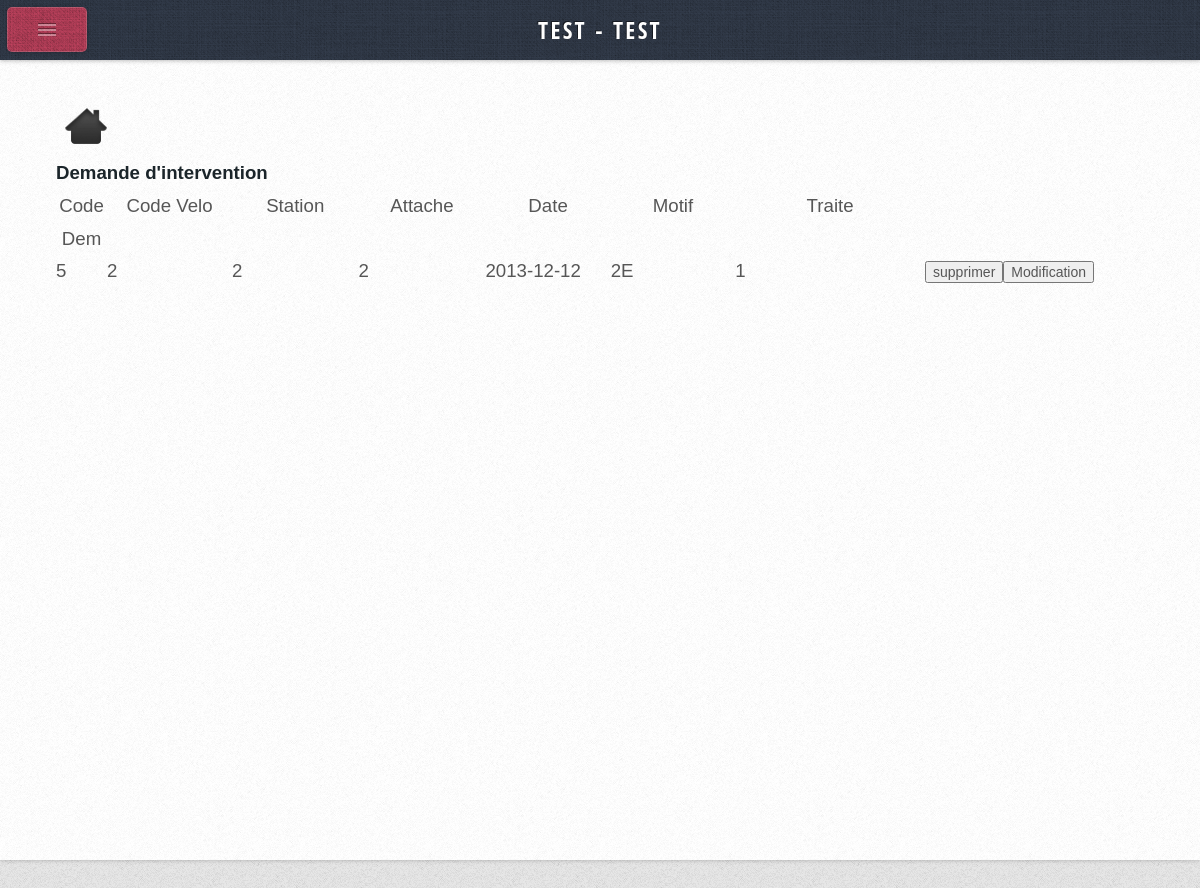
Screenshot of /index.php?page=listeDemandeFiche&variable=5 (signed in) with the database file from the repository.
### tables this page shows
CREATE TABLE IF NOT EXISTS `DEMANDEINTER` (
  `DEMI_NUM` int(5) NOT NULL,
  `DEMI_VELO` char(5) NOT NULL,
  `DEMI_DATE` date DEFAULT NULL,
  `DEMI_TECHNICIEN` char(5) NOT NULL,
  `DEMI_MOTIF` varchar(50) DEFAULT NULL,
  `DEMI_TRAITE` char(1) DEFAULT NULL,
  `DEMI_STATION` varchar(10) NOT NULL,
  `DEMI_ATTACHE` varchar(3) NOT NULL,
  `DEMI_VALIDE` tinyint(1) NOT NULL,
  PRIMARY KEY (`DEMI_NUM`),
  KEY `CORRESPONDRE_FK` (`DEMI_VELO`),
  KEY `REDIGER_FK` (`DEMI_TECHNICIEN`)
);

CREATE TABLE IF NOT EXISTS `TECHNICIEN` (
  `TEC_MATRICULE` char(5) NOT NULL,
  `TEC_NOM` varchar(35) DEFAULT NULL,
  `TEC_PRENOM` varchar(35) DEFAULT NULL,
  `TEC_PWD` varchar(40) NOT NULL,
  `TEC_RESPONSABLE` tinyint(1) NOT NULL,
  PRIMARY KEY (`TEC_MATRICULE`)
);

### include/functions.inc.php (called while the page is built, shortened)
<?php
function utilisateur()
{
    $id = $_SESSION['id'];
    $sReq = " SELECT TEC_NOM, TEC_PRENOM, TEC_RESPONSABLE
                FROM TECHNICIEN
                WHERE TEC_MATRICULE='".$id."'";
    $rstPdt = mysql_query($sReq) ;
    $oUtilisateur = array() ;
    $Utilisateur = mysql_fetch_assoc($rstPdt);
    $oUtilisateur[1] =  $Utilisateur ;
    return ($oUtilisateur) ;
}
function listedemande2int($id)
{
    $sReq = " SELECT DEMI_NUM, DEMI_VELO, DEMI_ATTACHE, DEMI_STATION, DEMI_DATE, DEMI_MOTIF, DEMI_TRAITE
                FROM DEMANDEINTER
                WHERE DEMI_NUM='".$id."' AND DEMI_VALIDE=1 ";
    $rstPdt = mysql_query($sReq) ;
    $iNb = 0 ;
    $demande = array() ;
    while ($demande2 = mysql_fetch_assoc($rstPdt) ){
        $iNb = $iNb + 1 ;
        $demande[$iNb] =  $demande2 ;
    }
    return ($demande) ;
}
         ?>

### Pages/Demande/ListeFiche.php (the view)
<?php
if(isset($_SESSION['id'])) {
$id = $_GET['variable'];
?>
<html>
	<head>
	</head>
	<body>
		<a href="index.php"><img src="css/Home.png" border="0" align="center" width=60 height=60></img></a></br>
		<b>Demande d'intervention </b>
			<table border = 1 width="100%" >
				<tr>
					<th width="5%" >Code Dem</th>
					<th width="13%">Code Velo</th>
					<th width="13%">Station</th>
					<th width="13%">Attache</th>
					<th width="13%">Date</th>
					<th width="13%">Motif</th>
					<th width="20%">Traite</th>
				</tr>
					<form  action="<?php $_SERVER['PHP_SELF']; ?>" name="SuppDem" method="POST">
		<?php
			$demande = listedemande2int($id);
			foreach ($demande as $demandes)
				{
		?>
				<tr>
					<td><?php echo $demandes["DEMI_NUM"] ; $code = $demandes["DEMI_NUM"] ;?><input type="hidden"  value="<?= $code ?>" id="code" name="code"/></td>
					<td><?php echo $demandes["DEMI_VELO"]; ?></td>
					<td><?php echo $demandes["DEMI_STATION"]; ?></td>
					<td><?php echo $demandes["DEMI_ATTACHE"] ; ?></td>
					<td><?php echo $demandes["DEMI_DATE"] ; ?></td>
					<td><?php echo $demandes["DEMI_MOTIF"] ; ?></td>
					<td><?php echo $demandes["DEMI_TRAITE"] ;?></td>
					<td><a href="?page=listeDemandeSupp&variable=<?php print($demandes["DEMI_NUM"]) ?>"><input type="button" value="supprimer" onClick="if(confirm('Vous allez supprimer la demande choisie'))
							{
								submit();
							}
							else
	   						{
	   							return false;
	   						}
							" /></a></td>
					<td><a href="?page=listeDemandeModif&variable=<?php print($demandes["DEMI_NUM"]) ?>"><input type="button" value="Modification" onClick="if(confirm('Vous allez modifier la demande choisie'))
							{
								submit();
							}
							else
	   						{
	   							 return false;
							}
							" /></a></td>
				</tr>
		<?php
				}
		?>
					</form>
			</table>
	</body>
</html>
<?php
}
else{
header('Location:/Vlyon/Pages/connexion.php');
}
?>

### index.php (shortened to what this page needs)
<?php
	require_once('include/functions.inc.php');
	if(!isset($_SESSION['id'])) {
		include_once('Pages/connexion.php');
   }
   else{
?>
<html>
	<head>
		<link rel="stylesheet" href="css/style.css" />
	</head>
	<body class="left-sidebar">
		<div id="content">
			<div id="content-inner">
				<article class="is-post is-post-excerpt">
					<?php
					switch($_GET['page'])
					{
						case "listeDemandeFiche":
							$fichier = "Pages/Demande/ListeFiche.php";
							break ;
					}
						include($fichier);
					?>
				</article>
			</div>
		</div>
		<div id="sidebar">
			<div id="logo">
				<?php
				$utilisateur =utilisateur();
					foreach ($utilisateur as $utilisateurs)
				{
					echo strtoupper($utilisateurs["TEC_NOM"]);
					echo" - ";
					echo strtoupper($utilisateurs["TEC_PRENOM"]);
				}
				?>
			</div>
		</div>
	</body>
</html>
<?php
}
?>

### css/style.css (style rules this page uses)
* { -moz-box-sizing: border-box; -webkit-box-sizing: border-box; -o-box-sizing: border-box; -ms-box-sizing: border-box; box-sizing: border-box; }
body, input, textarea { font-family: 'Source Sans Pro', sans-serif; font-weight: 400; color: #565656; }
body { background-color: #e8e8e8; background-image: url('images/bg2.png'); }
a { color: #c94663; }
strong, b { font-weight: 700; color: #1b252a; }
table { width: 100%; }
p, ul, ol, dl, table { margin-bottom: 1em; }
section, article { margin-bottom: 3em; }
section > :last-child, article > :last-child { margin-bottom: 0; }
section:last-child, article:last-child { margin-bottom: 0; }
.is-post { position: relative; }
#sidebar { color: #929da4; text-shadow: -1px -1px 0px rgba(0,0,0,0.5); }
#content { position: relative; background-color: #fff; }
#content:after { content: ''; display: block; position: absolute; left: 0; top: 0; width: 100%; height: 100%; background-image: url('images/bg2.png'); opacity: 0.5; }
#content-inner { position: relative; z-index: 1; }

### css/style-desktop.css (style rules this page uses)
body { line-height: 1.75em; height: 100%; }
#logo { background-color: #c94663; background-image: url('images/bg1.png'); padding: 1.75em 0.5em 1.75em 0.5em; border-radius: 0.4em; text-align: center; box-shadow: inset 0px 0px 0px 1px rgba(255,255,255,0.15), 0 0.025em 0.15em 0em rgba(0,0,0,0.25); }
#content { height: 100%; width: 72,5%; box-shadow: 0 0 0.25em 0em rgba(0,0,0,0.25); }
#content-inner { max-width: 1038px; }
#sidebar { position: absolute; top: 0; padding: 3em 1.35em 1em 1.15em; height: 100%; width: 20%; background: #364050 url('images/bg1.png'); box-shadow: inset -0.1em 0em 0.35em 0em rgba(0,0,0,0.15); }
body.left-sidebar #sidebar { left: 0; }

### css/style-narrow.css (style rules this page uses)
body { min-width: 1000px; }
input, textarea { font-size: 10.5pt; }
body { font-size: 11pt; }
#content { padding: 2em 3em 6em 3em; }
body.left-sidebar #content { margin-left: 14em; }

### css/style-narrower.css (style rules this page uses)
body { min-width: 641px; font-size: 14pt; }
#logo { display: none; }
#content { margin-top: 60px; }
body.left-sidebar #content { margin-left: 0; }
#sidebar { width: auto; background: none; padding: 30px 20px 30px 20px; }

### rows the page displays
demandeinter: DEMI_NUM "5", DEMI_VELO "2", DEMI_STATION "2", DEMI_ATTACHE "2", DEMI_DATE "2013-12-12", DEMI_MOTIF "2E", DEMI_TRAITE "1"
technicien: TEC_NOM "TEST", TEC_PRENOM "TEST"
